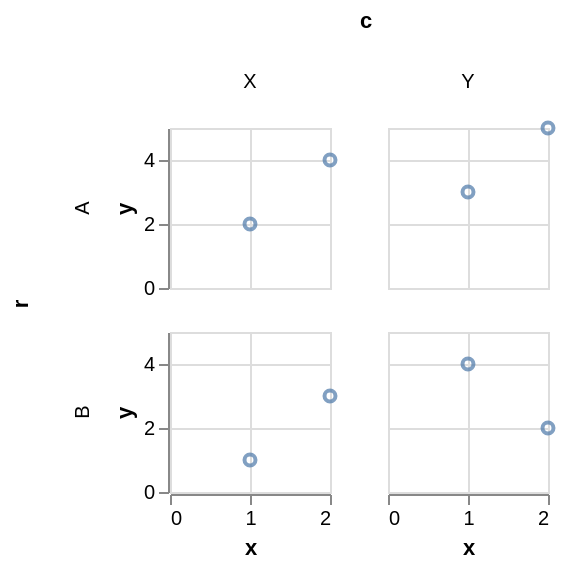

Write a Vega-Lite specification for this figure.
### Vega-Lite specification from a JSON file in a GitHub repository (floating-point values rounded to 4 significant figures)
{"$schema": "https://vega.github.io/schema/vega-lite/v6.json", "width": 80, "height": 80, "padding": 5, "autosize": "pad", "data": {"name": "table", "values": [{"r": "A", "c": "X", "x": 1, "y": 2}, {"r": "A", "c": "X", "x": 2, "y": 4}, {"r": "A", "c": "Y", "x": 1, "y": 3}, {"r": "A", "c": "Y", "x": 2, "y": 5}, {"r": "B", "c": "X", "x": 1, "y": 1}, {"r": "B", "c": "X", "x": 2, "y": 3}, {"r": "B", "c": "Y", "x": 1, "y": 4}, {"r": "B", "c": "Y", "x": 2, "y": 2}]}, "mark": "point", "encoding": {"x": {"field": "x", "type": "quantitative"}, "y": {"field": "y", "type": "quantitative"}, "row": {"field": "r", "type": "nominal"}, "column": {"field": "c", "type": "nominal"}}}
